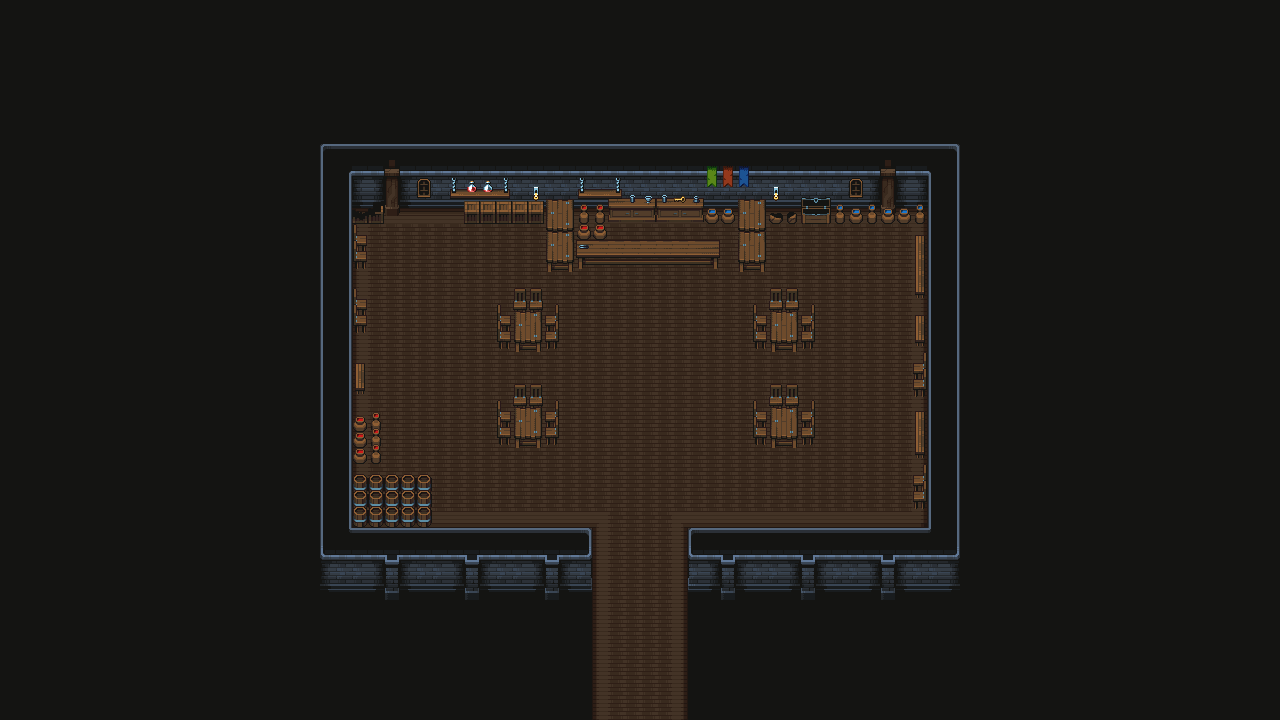

This is a level from a 2D game, rendered from its Tiled map with the project's own tilesets. A one-line summary and the map file follow, with tile-layer data summarised:
An orthogonal 80x45 tile map with 16x16 px tiles, 5 tile layers (Suelo, Pared, Muebles, Muebles2, ...), 2 tilesets and 5 objects.

<map version="1.10" tiledversion="1.10.0" orientation="orthogonal" renderorder="right-down" width="80" height="45" tilewidth="16" tileheight="16" infinite="0" nextlayerid="4" nextobjectid="8">
 <tileset firstgid="1" name="Tiles" tilewidth="16" tileheight="16" tilecount="625" columns="25">
  <image source="Tiles.png" width="400" height="400" />
 </tileset>
 <tileset firstgid="626" name="Props" tilewidth="16" tileheight="16" tilecount="625" columns="25">
  <image source="Props.png" width="400" height="400" />
 </tileset>
 <layer id="1" name="Suelo" width="80" height="45">
  <properties>
   <property name="Draw" type="bool" value="true" />
   <property name="Navigation" type="bool" value="false" />
  </properties>
  <data>[3600 cells, 3600 non-empty, 14 distinct tile ids]</data>
 </layer>
 <layer id="2" name="Pared" width="80" height="45">
  <properties>
   <property name="Draw" type="bool" value="true" />
   <property name="Navigation" type="bool" value="false" />
  </properties>
  <data>[3600 cells, 384 non-empty, 32 distinct tile ids]</data>
 </layer>
 <layer id="3" name="Muebles" width="80" height="45">
  <properties>
   <property name="Draw" type="bool" value="true" />
   <property name="Navigation" type="bool" value="false" />
  </properties>
  <data>[3600 cells, 147 non-empty, 48 distinct tile ids]</data>
 </layer>
 <layer id="4" name="Muebles2" width="80" height="45">
  <properties>
   <property name="Draw" type="bool" value="true" />
   <property name="Navigation" type="bool" value="false" />
  </properties>
  <data>[3600 cells, 86 non-empty, 35 distinct tile ids]</data>
 </layer>
 <layer id="2" name="Muebles3" width="80" height="45">
  <data>[3600 cells, 44 non-empty, 18 distinct tile ids]</data>
 </layer>
 <objectgroup id="3" name="Colliders">
 <properties>
   <property name="Platform" type="bool" value="true" />
  </properties>
  <object id="3" x="592" y="720">
   <polygon points="0,0 0,-192 -160,-192 -160,-240 -160,-248.727 -207.636,-248.727 -208,-310.625 -224,-310.364 -223.5,-362 -240,-362 -240,-397.5 -224,-397.455 -224,-432 -240,-432 -240,-461.091 -224.182,-461.091 -224,-506 -208.25,-506.25 -208.25,-519 -192,-519 -192,-528 -128,-528 -128,-508.25 -48.5,-508.25 -48,-464 128,-464 128,-480 16,-480 16,-509.5 111.5,-509.5 111.5,-503.25 143.5,-503.25 144,-464 176,-464 176,-502.25 335,-502.25 335,-485 320.25,-485 320,-432 336,-432 336,-404.75 320,-405 320,-384 336,-384 336,-368 320,-368 320.25,-333.75 335.909,-333.727 336,-309 320.091,-309.091 320,-272 336,-272 336,-256 320,-256 320.091,-221.091 335.818,-221.091 336,-192 96,-192 96,0 688,0 688,-720 -592,-720 -592,16" />
  </object>
  <object id="4" x="496.182" y="337.818">
   <polygon points="0,0 63.8182,-0.181818 63.8182,-33.8182 47.8182,-33.8182 47.8182,-49.8182 15.8182,-49.8182 15.8182,-33.8182 -0.181818,-33.8182" />
  </object>
  <object id="5" x="496" y="432">
   <polygon points="0,0 63.8182,-0.181818 63.8182,-33.8182 47.8182,-33.8182 47.8182,-49.8182 15.8182,-49.8182 15.8182,-33.8182 -0.181818,-33.8182" />
  </object>
  <object id="6" x="752" y="432">
   <polygon points="0,0 63.8182,-0.181818 63.8182,-33.8182 47.8182,-33.8182 47.8182,-49.8182 15.8182,-49.8182 15.8182,-33.8182 -0.181818,-33.8182" />
  </object>
  <object id="7" x="752" y="336">
   <polygon points="0,0 63.8182,-0.181818 63.8182,-33.8182 47.8182,-33.8182 47.8182,-49.8182 15.8182,-49.8182 15.8182,-33.8182 -0.181818,-33.8182" />
  </object>
 </objectgroup>
</map>
